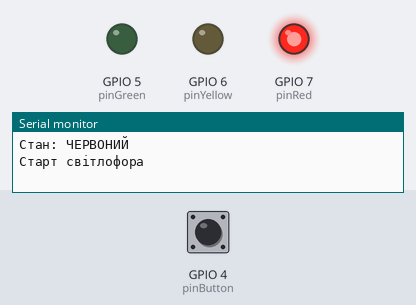
Bench run of a program on a simulated ESP32-S3. On the bench: output pins drawn as LEDs (lit = HIGH), the last lines printed to the serial monitor. The inputs (shaded band) are chosen by the test bench; at power-on: GPIO 4 (pinButton) HIGH.

Above: at 2.2 s.
2.3 s: GPIO 4 (pinButton) pulled LOW for 0.15 s
At 5.3 s:
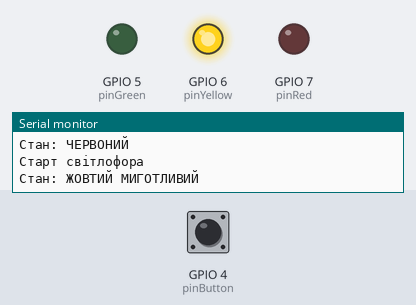
5.4 s: GPIO 4 (pinButton) pulled LOW for 1 s
At 8.8 s:
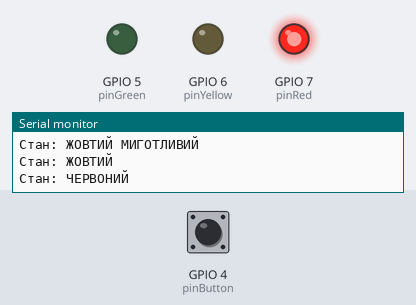
9.4 s: GPIO 4 (pinButton) pulled LOW for 3.2 s
At 9.9 s:
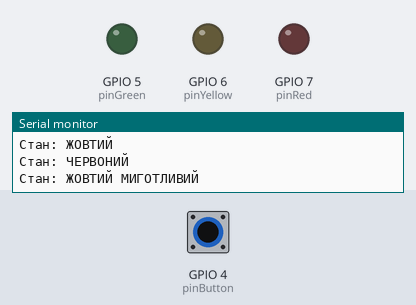
Timing chart, 0 to 20.1 s (numbered marks = the images above; inputs shaded):
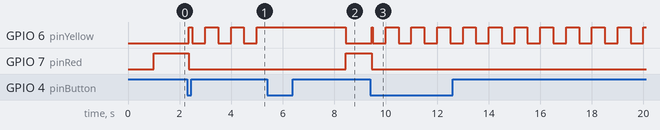

The program:

main.cpp
```cpp
#include <Arduino.h>

struct TrafficConfig
{
  static constexpr int pinGreen = 5;
  static constexpr int pinYellow = 6;
  static constexpr int pinRed = 7;
  static constexpr int pinButton = 4;

  static constexpr unsigned long greenMs = 10000;
  static constexpr unsigned long greenBlinkMs = 3000;
  static constexpr unsigned long yellowMs = 3000;
  static constexpr unsigned long redMs = 10000;
  static constexpr unsigned long redYellowMs = 2000;
  static constexpr unsigned long blinkHalfPeriodMs = 500;
  static constexpr unsigned long debounceMs = 50;

  static constexpr uint16_t timerDivider = 80;
  static constexpr uint32_t timerFrequency = 1000000;
  static constexpr uint64_t ticksPerMs = 1000;
};

enum TrafficState
{
  STATE_GREEN = 0,
  STATE_GREEN_BLINK,
  STATE_YELLOW,
  STATE_RED,
  STATE_RED_YELLOW,
  STATE_YELLOW_BLINK
};

enum TrafficEvent
{
  EVT_STATE_TIMEOUT = 1,
  EVT_BLINK_TICK,
  EVT_BUTTON
};

volatile bool stateTimeoutFlag = false;
volatile bool blinkTickFlag = false;
volatile bool buttonEdgeFlag = false;

hw_timer_t *stateTimer = nullptr;
hw_timer_t *blinkTimer = nullptr;

void IRAM_ATTR onStateTimer()
{
  stateTimeoutFlag = true;
}

void IRAM_ATTR onBlinkTimer()
{
  blinkTickFlag = true;
}

void IRAM_ATTR onButtonEdge()
{
  buttonEdgeFlag = true;
}

uint64_t msToTicks(unsigned long ms)
{
  return (uint64_t)ms * TrafficConfig::ticksPerMs;
}

void initTimers()
{
  stateTimer = timerBegin(0, TrafficConfig::timerDivider, true);
  timerAttachInterrupt(stateTimer, onStateTimer, true);
  timerStop(stateTimer);

  blinkTimer = timerBegin(1, TrafficConfig::timerDivider, true);
  timerAttachInterrupt(blinkTimer, onBlinkTimer, true);
  timerAlarmWrite(blinkTimer, msToTicks(TrafficConfig::blinkHalfPeriodMs), true);
  timerAlarmEnable(blinkTimer);
}

void armStateTimer(unsigned long ms)
{
  timerStop(stateTimer);
  timerWrite(stateTimer, 0);
  stateTimeoutFlag = false;
  timerAlarmWrite(stateTimer, msToTicks(ms), false);
  timerAlarmEnable(stateTimer);
  timerStart(stateTimer);
}

void stopStateTimer()
{
  timerStop(stateTimer);
  stateTimeoutFlag = false;
}

void restartBlinkTimer()
{
  timerWrite(blinkTimer, 0);
  blinkTickFlag = false;
}

class TrafficLight
{
public:
  TrafficState currentState;
  bool blinkOn;
  int buttonStableLevel;
  bool buttonCheckPending;
  unsigned long buttonEdgeMillis;

  TrafficLight()
      : currentState(STATE_RED), blinkOn(false), buttonStableLevel(HIGH),
        buttonCheckPending(false), buttonEdgeMillis(0) {}

  void init()
  {
    pinMode(TrafficConfig::pinGreen, OUTPUT);
    pinMode(TrafficConfig::pinYellow, OUTPUT);
    pinMode(TrafficConfig::pinRed, OUTPUT);
    pinMode(TrafficConfig::pinButton, INPUT_PULLUP);
    buttonStableLevel = digitalRead(TrafficConfig::pinButton);

    attachInterrupt(digitalPinToInterrupt(TrafficConfig::pinButton), onButtonEdge, CHANGE);

    enterState(STATE_RED);
  }

  void handleEvent(TrafficEvent event)
  {
    switch (event)
    {
    case EVT_STATE_TIMEOUT:
      if (currentState != STATE_YELLOW_BLINK)
      {
        enterState(nextState(currentState));
      }
      break;

    case EVT_BLINK_TICK:
      if (currentState == STATE_GREEN_BLINK || currentState == STATE_YELLOW_BLINK)
      {
        blinkOn = !blinkOn;
        updateLamps();
      }
      break;

    case EVT_BUTTON:
      enterState(currentState == STATE_YELLOW_BLINK ? STATE_YELLOW : STATE_YELLOW_BLINK);
      break;
    }
  }

  void pollButton(unsigned long currentMillis)
  {
    if (buttonEdgeFlag)
    {
      buttonEdgeFlag = false;
      buttonEdgeMillis = currentMillis;
      buttonCheckPending = true;
    }

    if (buttonCheckPending && (currentMillis - buttonEdgeMillis) >= TrafficConfig::debounceMs)
    {
      buttonCheckPending = false;
      int level = digitalRead(TrafficConfig::pinButton);

      if (level != buttonStableLevel)
      {
        buttonStableLevel = level;
        if (level == LOW)
        {
          handleEvent(EVT_BUTTON);
        }
      }
    }
  }

private:
  void enterState(TrafficState state)
  {
    currentState = state;
    blinkOn = true;
    restartBlinkTimer();

    unsigned long duration = stateDuration(state);
    if (duration > 0)
    {
      armStateTimer(duration);
    }
    else
    {
      stopStateTimer();
    }

    updateLamps();
    Serial.printf("Стан: %s\n", stateName(state));
  }

  void updateLamps()
  {
    bool green = (currentState == STATE_GREEN) ||
                 (currentState == STATE_GREEN_BLINK && blinkOn);
    bool yellow = (currentState == STATE_YELLOW) ||
                  (currentState == STATE_RED_YELLOW) ||
                  (currentState == STATE_YELLOW_BLINK && blinkOn);
    bool red = (currentState == STATE_RED) ||
               (currentState == STATE_RED_YELLOW);

    digitalWrite(TrafficConfig::pinGreen, green ? HIGH : LOW);
    digitalWrite(TrafficConfig::pinYellow, yellow ? HIGH : LOW);
    digitalWrite(TrafficConfig::pinRed, red ? HIGH : LOW);
  }

  static TrafficState nextState(TrafficState state)
  {
    switch (state)
    {
    case STATE_GREEN:
      return STATE_GREEN_BLINK;
    case STATE_GREEN_BLINK:
      return STATE_YELLOW;
    case STATE_YELLOW:
      return STATE_RED;
    case STATE_RED:
      return STATE_RED_YELLOW;
    case STATE_RED_YELLOW:
      return STATE_GREEN;
    default:
      return STATE_RED;
    }
  }

  static unsigned long stateDuration(TrafficState state)
  {
    switch (state)
    {
    case STATE_GREEN:
      return TrafficConfig::greenMs;
    case STATE_GREEN_BLINK:
      return TrafficConfig::greenBlinkMs;
    case STATE_YELLOW:
      return TrafficConfig::yellowMs;
    case STATE_RED:
      return TrafficConfig::redMs;
    case STATE_RED_YELLOW:
      return TrafficConfig::redYellowMs;
    default:
      return 0;
    }
  }

  static const char *stateName(TrafficState state)
  {
    switch (state)
    {
    case STATE_GREEN:
      return "ЗЕЛЕНИЙ";
    case STATE_GREEN_BLINK:
      return "ЗЕЛЕНИЙ МИГОТЛИВИЙ";
    case STATE_YELLOW:
      return "ЖОВТИЙ";
    case STATE_RED:
      return "ЧЕРВОНИЙ";
    case STATE_RED_YELLOW:
      return "ЧЕРВОНИЙ + ЖОВТИЙ";
    case STATE_YELLOW_BLINK:
      return "ЖОВТИЙ МИГОТЛИВИЙ";
    default:
      return "?";
    }
  }
};

TrafficLight trafficLight;

void setup()
{
  Serial.begin(115200);
  delay(1000);
  initTimers();
  trafficLight.init();
  Serial.println("Старт світлофора \n");
}

void loop()
{
  if (stateTimeoutFlag)
  {
    stateTimeoutFlag = false;
    trafficLight.handleEvent(EVT_STATE_TIMEOUT);
  }

  if (blinkTickFlag)
  {
    blinkTickFlag = false;
    trafficLight.handleEvent(EVT_BLINK_TICK);
  }

  trafficLight.pollButton(millis());
}
```

Measured:
- after the input at 2.3 s, GPIO 6 (pinYellow): LOW → HIGH after 0.05 s, then repeats every 1.0 s: LOW 0.50 s, HIGH 0.50 s; GPIO 7 (pinRed): HIGH → LOW after 0.05 s
- after the input at 5.4 s, GPIO 7 (pinRed): LOW → HIGH after 3.1 s
- after the input at 9.4 s, GPIO 7 (pinRed): HIGH → LOW after 0.05 s
